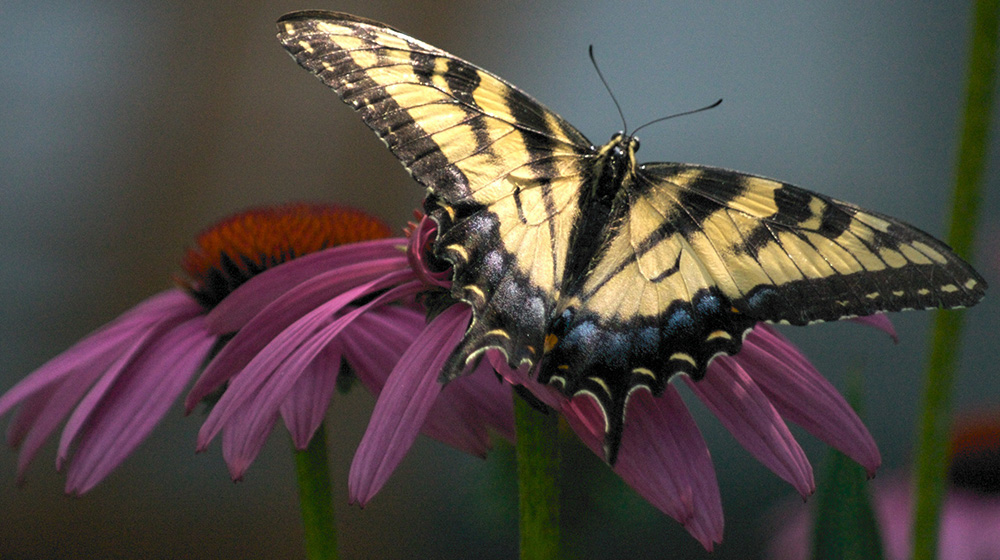
#> input picture aaa.jpg, 1000 x 560 px, found by its file name
$ jupyter execute --allow-errors 'Edge detection_18.ipynb'
#> lines starting #> are read from the running program, lines starting #| are printed output that depends on the picture
[cell 1]
# welcome back to my channel,
# if you are new to this channel please subscribe for more video
# today we will work with python to extract the edge of the image
# lets jump to coding

[cell 2]
# load library
import cv2 as cv
import numpy as np
import matplotlib.pyplot as plt

[cell 3]
# read the image
img= cv.imread("C://Users//yasir//Desktop//Python//Youtube//aaa.jpg")
#> img is the input picture: shape (560, 1000, 3); mean B, G, R 70.1, 74.3, 82.5

[cell 4]
# convert into gray scale
gray= cv.cvtColor(img, cv.COLOR_BGR2GRAY)
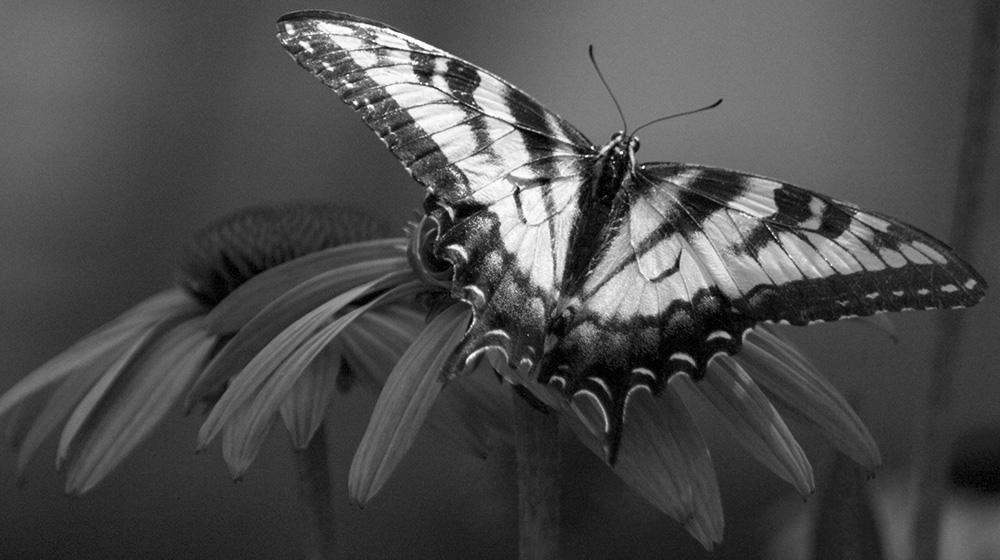
#> gray: shape (560, 1000); min 0, max 255, mean 76.3

[cell 5]
# show the grayscale image
cv.imshow('pic', gray)
cv.waitKey(0)
#> (the rest of this cell did not finish here and is left out)

[cell 6]
# perform the canny edge detector to detect image edges
edges=cv.Canny(gray, threshold1=20, threshold2=70)
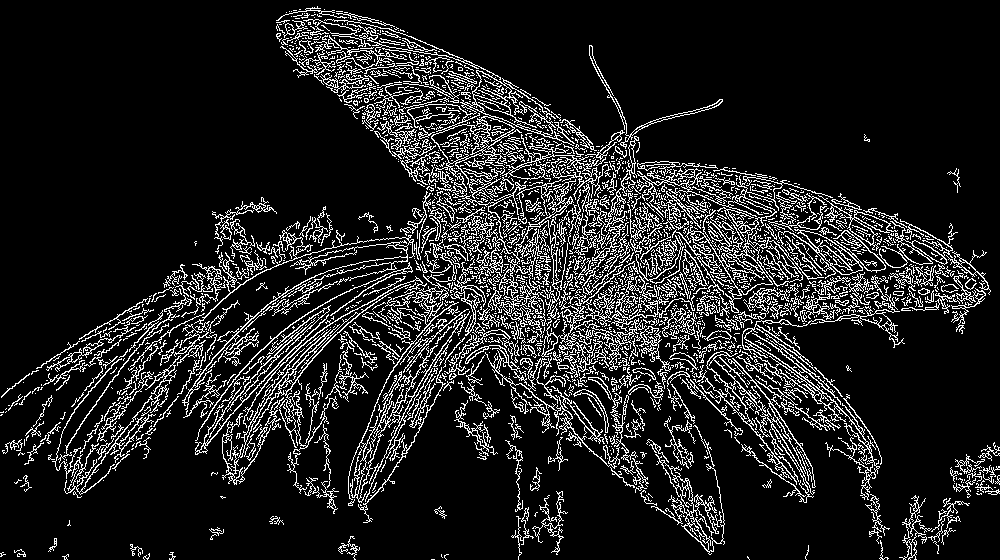
#> edges: shape (560, 1000); 12.9% white in thin lines or dots
# for better edges detection can change the
#these threshold values again and again, we can try here lets see
cv.imshow('results', edges)
cv.imshow('orginal_image', img)
cv.waitKey(0)
#> (the rest of this cell did not finish here and is left out)
